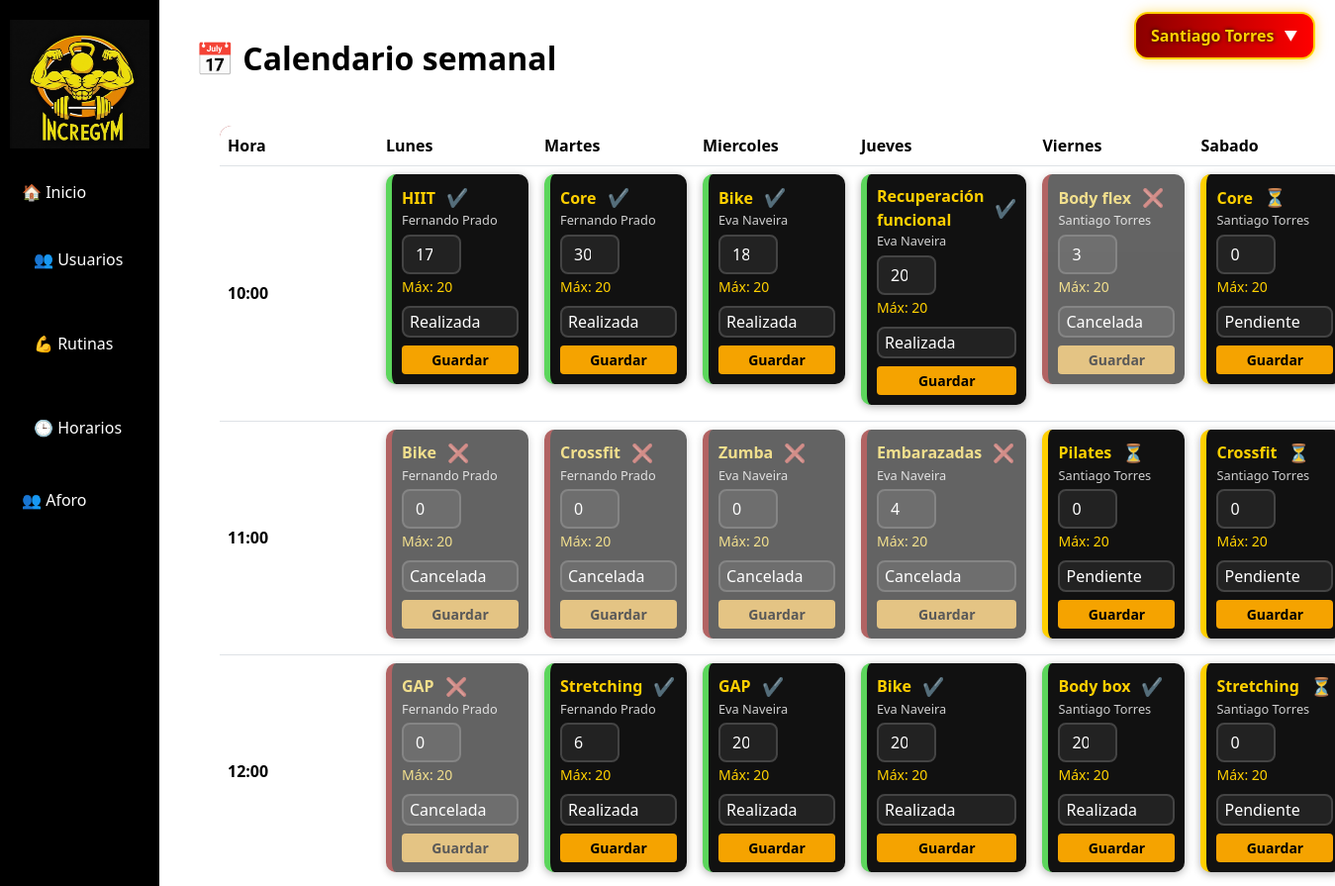
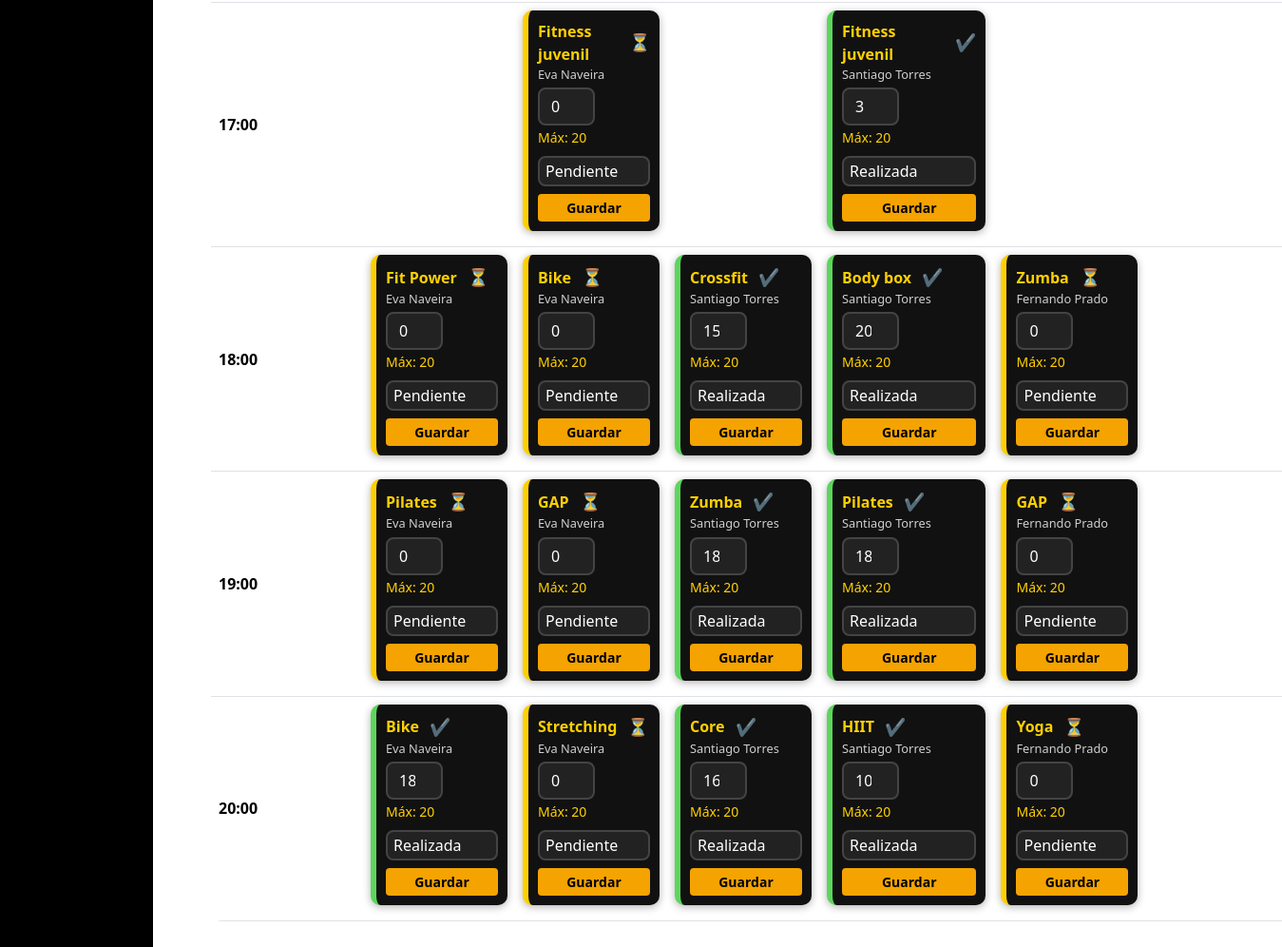
The app's page /index.php?url=horario/semana (signed in) with its own data (2 pictures, top to bottom).
### tables this page shows
CREATE TABLE `horarios` (
  `id` int(11) NOT NULL,
  `dia_semana` enum('lunes','martes','miercoles','jueves','viernes','sabado') NOT NULL,
  `hora` time NOT NULL,
  `empleado_id` int(11) NOT NULL,
  `actividad_id` int(11) NOT NULL,
  `apuntados` int(11) DEFAULT 0,
  `estado` enum('pendiente','realizada','cancelada') DEFAULT 'pendiente'
);

CREATE TABLE `actividades` (
  `id` int(11) NOT NULL,
  `nombre` varchar(100) NOT NULL,
  `duracion_min` int(11) NOT NULL,
  `color` varchar(20) DEFAULT NULL,
  `aforo_max` int(11) DEFAULT NULL
);

CREATE TABLE `empleados` (
  `id` int(11) NOT NULL,
  `nombre` varchar(50) NOT NULL,
  `apellido` varchar(50) NOT NULL,
  `dni` varchar(15) DEFAULT NULL,
  `telefono` varchar(20) DEFAULT NULL,
  `email` varchar(100) DEFAULT NULL,
  `foto` varchar(255) DEFAULT NULL,
  `usuario` varchar(50) NOT NULL,
  `password` varchar(255) NOT NULL,
  `rol` enum('empleado','admin') DEFAULT 'empleado'
);

### controllers/HorarioController.php (called while the page is built, shortened)
<?php
require_once __DIR__ . '/../models/Horario.php';
class HorarioController
{
    public function semana()
    {
        $pdo = Database::connect();
        $grid = Horario::semanaCompleta($pdo);
        $diasSemana = ["lunes", "martes", "miercoles", "jueves", "viernes", "sabado"];
        $horas = ["10:00", "11:00", "12:00", "17:00", "18:00", "19:00", "20:00"];
        include __DIR__ . '/../views/layout.php';
    }
}

### models/Horario.php (called while the page is built, shortened)
<?php
class Horario
{
    public static function semanaCompleta(PDO $pdo): array
{
    $sql = "SELECT h.*,
                   a.nombre       AS actividad,
                   a.duracion_min,
                   a.aforo_max,
                   e.nombre       AS nombre_empleado,
                   e.apellido     AS apellido_empleado
            FROM horarios h
            JOIN actividades a ON a.id = h.actividad_id
            JOIN empleados   e ON e.id = h.empleado_id
            ORDER BY h.hora";
    $stmt = $pdo->query($sql);
    $rows = $stmt->fetchAll(PDO::FETCH_ASSOC);
    $grid = [];
    foreach ($rows as $row) {
        $hora = substr($row['hora'], 0, 5);
        $dia  = $row['dia_semana'];
        $grid[$hora][$dia][] = $row;
    }
    return $grid;
}
}

### views/horario/semana.php (the view, shortened to what this page needs)
<div class="container mt-3">
    <h2 class="titulo-seccion">
        📅 Calendario semanal
    </h2>
    <div class="calendario-wrapper">
        <table class="table tabla-semanal">
            <thead>
                <tr>
                    <th>Hora</th>
                    <?php foreach ($diasSemana as $dia): ?>
                    <th><?= ucfirst($dia) ?></th>
                    <?php endforeach; ?>
                </tr>
            </thead>
            <tbody>
                <?php foreach ($horas as $hora): ?>
                <tr>
                    <td class="fw-bold align-middle">
                        <?= $hora ?>
                    </td>
                    <?php foreach ($diasSemana as $dia): ?>
                    <td>
                        <?php if (!empty($grid[$hora][$dia])): ?>
                        <?php foreach ($grid[$hora][$dia] as $clase): ?>
                        <?php
                            $estadoClass = match ($clase['estado']) {
                                'realizada' => 'clase-realizada',
                                'cancelada' => 'clase-cancelada',
                                default     => 'clase-pendiente',
                            };
                            $icono = match ($clase['estado']) {
                                'realizada' => '✔️',
                                'cancelada' => '❌',
                                default     => '⏳',
                            };
                            ?>
                        <div class="clase-item <?= $estadoClass ?>">
                            <div class="clase-nombre-wrapper">
                                <span class="clase-nombre"><?= htmlspecialchars($clase['actividad']) ?></span>
                                <span class="clase-estado-icon"><?= $icono ?></span>
                            </div>
                            <div class="clase-prof">
                                <?= htmlspecialchars($clase['nombre_empleado'] . ' ' . $clase['apellido_empleado']) ?>
                            </div>
                            <form action="index.php?url=horario/updateClase" method="POST">
                                <input type="number" min="0" max="<?= (int)$clase['aforo_max'] ?>" name="apuntados"
                                    value="<?= htmlspecialchars($clase['apuntados']) ?>"
                                    class="form-control apuntados-input">
                                <small style="color:#FFD000;">
                                    Máx: <?= (int)$clase['aforo_max'] ?>
                                </small>
                                <select name="estado" class="form-select estado-select mt-2">
                                    <option value="pendiente" <?= $clase['estado']=='pendiente'?'selected':'' ?>>
                                        Pendiente</option>
                                    <option value="realizada" <?= $clase['estado']=='realizada'?'selected':'' ?>>
                                        Realizada</option>
                                    <option value="cancelada" <?= $clase['estado']=='cancelada'?'selected':'' ?>>
                                        Cancelada</option>
                                </select>
                                <button class="btn btn-warning btn-sm mt-2 w-100">
                                    Guardar
                                </button>
                            </form>
                        </div>
                        <?php endforeach; ?>
                        <?php endif; ?>
                    </td>
                    <?php endforeach; ?>
                </tr>
                <?php endforeach; ?>
            </tbody>
        </table>
    </div>
</div>

### assets/css/style.css (style rules this page uses)
:root { --rojo: #A01616; --rojo-oscuro: #700b0b; --amarillo: #FFD000; --amarillo-oscuro: #d4ad00; --naranja: #F5A300; --negro: #000000; --gris-claro: #f4f4f4; --gris-medio: #e9e9e9; --sombra: rgba(0, 0, 0, 0.25); }
.btn-warning { background: var(--naranja); border: none; color: black; font-weight: 600; }
table { border-radius: 12px; overflow: hidden; }
thead { background: var(--rojo); color: white; }
tbody tr:nth-child(even) { background: var(--gris-claro); }
input, select, textarea { border-radius: 8px !important; border: 1px solid #ccc !important; }
.calendario-wrapper { padding: 25px !important; }
.tabla-semanal td { vertical-align: top; min-width: 160px; }
.clase-item { background: #111; padding: 10px; border-radius: 10px; margin-bottom: 8px; color: #fff; box-shadow: 0 2px 8px rgba(0,0,0,.3); border-left: 6px solid var(--amarillo); transition: 0.25s ease; display: flex; flex-direction: column; }
.clase-estado-icon { font-size: 18px; margin-left: 5px; }
.clase-realizada { border-left-color: #5cd65c !important; }
.clase-realizada .clase-estado-icon { color: #5cd65c; }
.clase-pendiente { border-left-color: var(--amarillo) !important; }
.clase-pendiente .clase-estado-icon { color: var(--amarillo); }
.clase-cancelada { border-left-color: #c90000 !important; filter: grayscale(40%); opacity: 0.65; }
.clase-cancelada .clase-estado-icon { color: #ff4d4d; }
.clase-nombre-wrapper { display: flex; align-items: center; gap: 6px; }
.clase-nombre { font-weight: bold; color: var(--amarillo); }
.clase-prof { font-size: .8rem; opacity: .8; }
.apuntados-input { width: 60px; margin-top: 4px; }
.estado-select { width: 100%; margin-top: 4px; padding: 2px 6px; border-radius: 6px; }
.apuntados-input { background: #222; color: white; border: 2px solid #444 !important; }
.estado-select { background: #222; color: white; border: 2px solid #444 !important; }
.titulo-seccion { color: #000; font-weight: 700; margin-bottom: 1.5rem; display: flex; align-items: center; gap: 6px; }

### records on screen
horarios: actividad.nombre "HIIT", estado "✔️", empleado.apellido "Fernando Prado", apuntados "17", actividad.aforo_max "20", estado "Realizada"
horarios: actividad.nombre "Core", estado "✔️", empleado.apellido "Fernando Prado", apuntados "30", actividad.aforo_max "20", estado "Realizada"
horarios: actividad.nombre "Bike", estado "✔️", empleado.apellido "Eva Naveira", apuntados "18", actividad.aforo_max "20", estado "Realizada"
horarios: actividad.nombre "Recuperación funcional", estado "✔️", empleado.apellido "Eva Naveira", apuntados "20", actividad.aforo_max "20", estado "Realizada"
horarios: actividad.nombre "Body flex", estado "❌", empleado.apellido "Santiago Torres", apuntados "3", actividad.aforo_max "20", estado "Cancelada"
horarios: actividad.nombre "Core", estado "⏳", empleado.apellido "Santiago Torres", apuntados "0", actividad.aforo_max "20", estado "Pendiente"
horarios: actividad.nombre "Bike", estado "❌", empleado.apellido "Fernando Prado", apuntados "0", actividad.aforo_max "20", estado "Cancelada"
horarios: actividad.nombre "Crossfit", estado "❌", empleado.apellido "Fernando Prado", apuntados "0", actividad.aforo_max "20", estado "Cancelada"
horarios: actividad.nombre "Zumba", estado "❌", empleado.apellido "Eva Naveira", apuntados "0", actividad.aforo_max "20", estado "Cancelada"
horarios: actividad.nombre "Embarazadas", estado "❌", empleado.apellido "Eva Naveira", apuntados "4", actividad.aforo_max "20", estado "Cancelada"
horarios: actividad.nombre "Pilates", estado "⏳", empleado.apellido "Santiago Torres", apuntados "0", actividad.aforo_max "20", estado "Pendiente"
horarios: actividad.nombre "Crossfit", estado "⏳", empleado.apellido "Santiago Torres", apuntados "0", actividad.aforo_max "20", estado "Pendiente"
horarios: actividad.nombre "GAP", estado "❌", empleado.apellido "Fernando Prado", apuntados "0", actividad.aforo_max "20", estado "Cancelada"
horarios: actividad.nombre "Stretching", estado "✔️", empleado.apellido "Fernando Prado", apuntados "6", actividad.aforo_max "20", estado "Realizada"
horarios: actividad.nombre "GAP", estado "✔️", empleado.apellido "Eva Naveira", apuntados "20", actividad.aforo_max "20", estado "Realizada"
horarios: actividad.nombre "Bike", estado "✔️", empleado.apellido "Eva Naveira", apuntados "20", actividad.aforo_max "20", estado "Realizada"
horarios: actividad.nombre "Body box", estado "✔️", empleado.apellido "Santiago Torres", apuntados "20", actividad.aforo_max "20", estado "Realizada"
horarios: actividad.nombre "Stretching", estado "⏳", empleado.apellido "Santiago Torres", apuntados "0", actividad.aforo_max "20", estado "Pendiente"
horarios: actividad.nombre "Fitness juvenil", estado "⏳", empleado.apellido "Eva Naveira", apuntados "0", actividad.aforo_max "20", estado "Pendiente"
horarios: actividad.nombre "Fitness juvenil", estado "✔️", empleado.apellido "Santiago Torres", apuntados "3", actividad.aforo_max "20", estado "Realizada"
horarios: actividad.nombre "Fit Power", estado "⏳", empleado.apellido "Eva Naveira", apuntados "0", actividad.aforo_max "20", estado "Pendiente"
horarios: actividad.nombre "Bike", estado "⏳", empleado.apellido "Eva Naveira", apuntados "0", actividad.aforo_max "20", estado "Pendiente"
horarios: actividad.nombre "Crossfit", estado "✔️", empleado.apellido "Santiago Torres", apuntados "15", actividad.aforo_max "20", estado "Realizada"
horarios: actividad.nombre "Body box", estado "✔️", empleado.apellido "Santiago Torres", apuntados "20", actividad.aforo_max "20", estado "Realizada"
horarios: actividad.nombre "Zumba", estado "⏳", empleado.apellido "Fernando Prado", apuntados "0", actividad.aforo_max "20", estado "Pendiente"
horarios: actividad.nombre "Pilates", estado "⏳", empleado.apellido "Eva Naveira", apuntados "0", actividad.aforo_max "20", estado "Pendiente"
horarios: actividad.nombre "GAP", estado "⏳", empleado.apellido "Eva Naveira", apuntados "0", actividad.aforo_max "20", estado "Pendiente"
horarios: actividad.nombre "Zumba", estado "✔️", empleado.apellido "Santiago Torres", apuntados "18", actividad.aforo_max "20", estado "Realizada"
horarios: actividad.nombre "Pilates", estado "✔️", empleado.apellido "Santiago Torres", apuntados "18", actividad.aforo_max "20", estado "Realizada"
horarios: actividad.nombre "GAP", estado "⏳", empleado.apellido "Fernando Prado", apuntados "0", actividad.aforo_max "20", estado "Pendiente"
horarios: actividad.nombre "Bike", estado "✔️", empleado.apellido "Eva Naveira", apuntados "18", actividad.aforo_max "20", estado "Realizada"
horarios: actividad.nombre "Stretching", estado "⏳", empleado.apellido "Eva Naveira", apuntados "0", actividad.aforo_max "20", estado "Pendiente"
horarios: actividad.nombre "Core", estado "✔️", empleado.apellido "Santiago Torres", apuntados "16", actividad.aforo_max "20", estado "Realizada"
horarios: actividad.nombre "HIIT", estado "✔️", empleado.apellido "Santiago Torres", apuntados "10", actividad.aforo_max "20", estado "Realizada"
horarios: actividad.nombre "Yoga", estado "⏳", empleado.apellido "Fernando Prado", apuntados "0", actividad.aforo_max "20", estado "Pendiente"

### other values on screen
$_SESSION['empleado']['nombre'] "Santiago"
$_SESSION['empleado']['apellido'] "Torres"
$dia "Lunes"
$dia "Martes"
$dia "Miercoles"
$dia "Jueves"
$dia "Viernes"
$dia "Sabado"
$hora "10:00"
$hora "11:00"
$hora "12:00"
$hora "17:00"
$hora "18:00"
$hora "19:00"
$hora "20:00"
